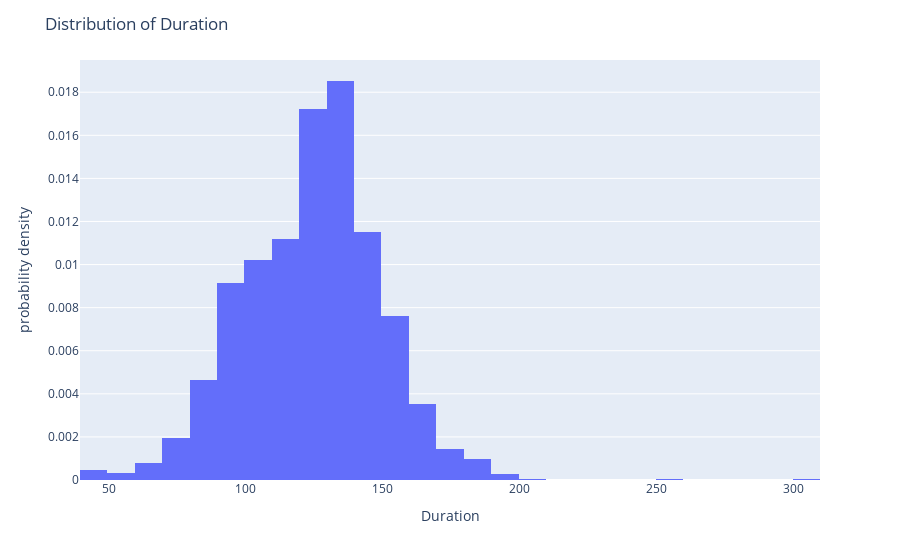

Notebook cell for this chart:
### Code cell
fig_duration = px.histogram(df, x = 'Duration', histnorm='probability density', nbins = 40)
fig_duration.update_layout(title='Distribution of Duration')
fig_duration.show()

### Figure 1 — Plotly figure (JSON) as saved in the notebook; plotly's stock layout.template omitted (floating-point values rounded to 4 significant figures; data arrays with more than 128 entries replaced by an {"elided": "..."} marker saying what was removed)
{"data": [{"alignmentgroup": "True", "bingroup": "x", "histnorm": "probability density", "hovertemplate": "Duration=%{x}<br>probability density=%{y}<extra></extra>", "legendgroup": "", "marker": {"color": "#636efa", "pattern": {"shape": ""}}, "name": "", "nbinsx": 40, "offsetgroup": "", "orientation": "v", "showlegend": false, "type": "histogram", "x": {"elided": "1528 int values"}, "xaxis": "x", "yaxis": "y"}], "layout": {"barmode": "relative", "legend": {"tracegroupgap": 0}, "margin": {"t": 60}, "title": {"text": "Distribution of Duration"}, "xaxis": {"anchor": "y", "domain": [0, 1], "title": {"text": "Duration"}}, "yaxis": {"anchor": "x", "domain": [0, 1], "title": {"text": "probability density"}}}}
